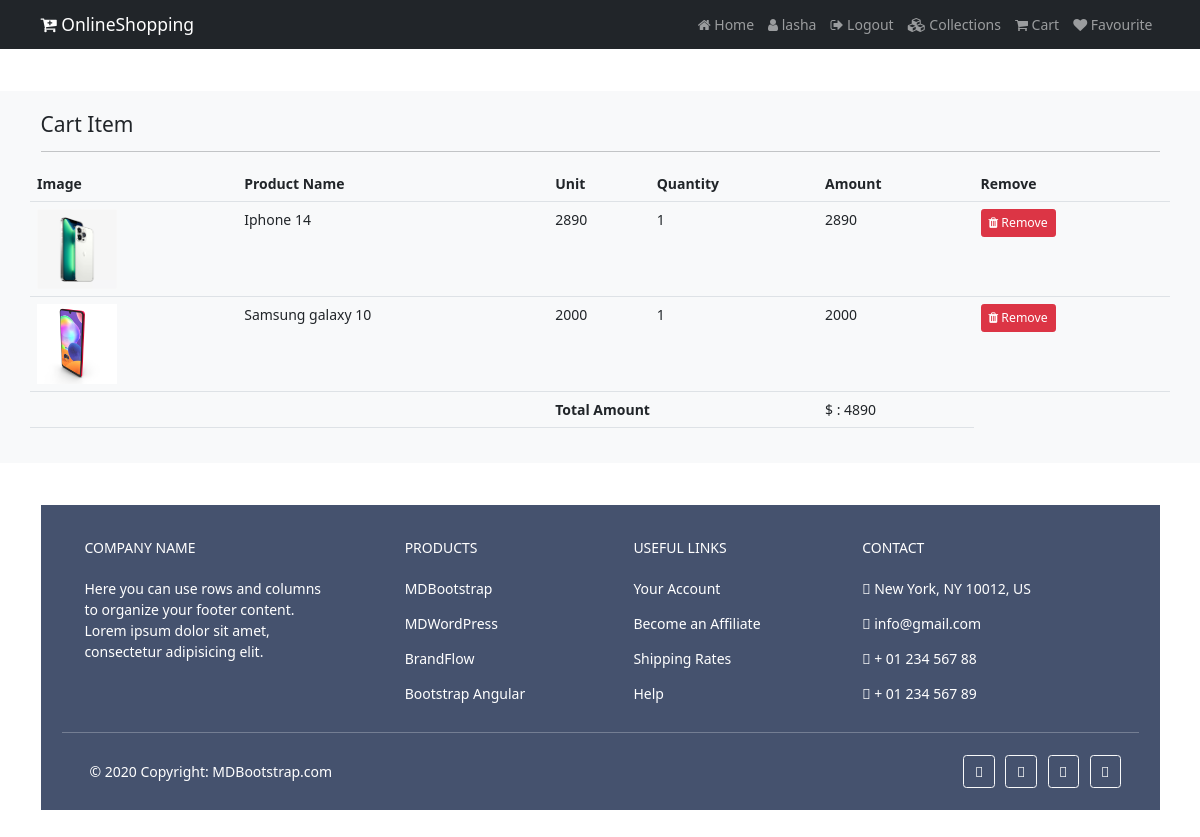
The app's page /cart (signed in) with its own data.
### shop/models.py (models this page shows, shortened)
class Cart(models.Model):
    user = models.ForeignKey(User, on_delete=models.CASCADE)
    product = models.ForeignKey(Product, on_delete=models.CASCADE)
    product_qty = models.IntegerField(null=False, blank=False)
    created_at = models.DateTimeField(auto_now_add=True)
    @property
    def total_cost(self):
        return self.product_qty*self.product.selling_price

class Product(models.Model):
    category = models.ForeignKey(Category, on_delete=models.CASCADE)
    name = models.CharField(max_length=150, null=False, blank=False)
    vendor = models.CharField(max_length=150, null=False, blank=False)
    product_image = models.ImageField(
        upload_to=getFileName, null=True, blank=True)
    quantity = models.IntegerField(null=False, blank=False)
    original_price = models.FloatField(null=False, blank=False)
    selling_price = models.FloatField(null=False, blank=False)
    description = models.TextField(max_length=500, null=False, blank=False)
    status = models.BooleanField(default=False, help_text="0-show,1-Hidden")
    trending = models.BooleanField(
        default=False, help_text="0-default,1-trending")
    created_at = models.DateTimeField(auto_now_add=True)

### shop/views.py (the view)
# urls.py: path('cart', views.cart_page, name='cart'),
def cart_page(request):
    if request.user.is_authenticated:
        cart = Cart.objects.filter(user=request.user)
        context = {'cart': cart}
        return render(request, 'shop/cart.html', context)
    else:
        return redirect("/")

### shop/templates/shop/cart.html (shortened to what this page needs)
{% extends 'shop/layouts/main.html' %}
{% block content %}
<section class="bg-light py-4 my-5">
    <div class="container">
        <div class="row">
            <div class="col-12">
                <h4 class="mb-3">Cart Item</h4>
                <hr style="border-color:b8bfc2">
            </div>
            <table class="table table-border">
                <tr>
                    <th>Image</th>
                    <th>Product Name</th>
                    <th>Unit</th>
                    <th>Quantity</th>
                    <th>Amount</th>
                    <th>Remove</th>
                </tr>
                {% for item in cart %}
                <tr>
                    <td><img src="{{item.product.product_image.url}}" height="80px" alt=""></td>
                    <td>{{item.product.name}}</td>
                    <td>{{item.product.selling_price | stringformat:'d'}}</td>
                    <td>{{item.product_qty}}</td>
                    <td class="amt">{{item.total_cost | stringformat:'d'}}</td>
                    <td><a href="{% url 'remove_cart' item.id %}" onclick="return confirm('Are you sure to Remove')"
                            class="btn btn-danger btn-sm"><i class="fa fa-trash"></i> Remove</a></td>
                </tr>
                {% endfor %}
                <tr>
                    <td></td>
                    <td></td>
                    <td colspan="2"><b>Total Amount</b></td>
                    <td id="net">0</td>
                </tr>
            </table>
        </div>
    </div>
</section>
{% endblock content %}

### shop/templates/shop/inc/navbar.html (shortened to what this page needs)
<nav class="navbar navbar-expand-lg navbar-dark bg-dark">
    <div class="container">
        <a class="navbar-brand" href="{% url 'home' %}"><i class="fa fa-cart-plus"></i> OnlineShopping</a>
        <div class="collapse navbar-collapse" id="navbarNav">
            <div class="navbar-nav ms-auto">
                <a class="nav-link" aria-current="page" href="{% url 'home' %}"><i class="fa fa-home"></i> Home</a>
                {% if request.user.is_authenticated %}
                <a class="nav-link" aria-current="page" href="#"><i class="fa fa-user"></i> {{request.user}}</a>
                <a class="nav-link" aria-current="page" href="{% url 'logout' %}"><i class="fa fa-sign-out"></i>
                    Logout</a>
                {% else %}
                <a class="nav-link" href="{% url 'login' %}"><i class="fa fa-sign-in"></i> Login</a>
                <a class="nav-link" href="{% url 'register' %}"><i class="fa fa-users"></i> Register</a>
                {% endif %}
                <a class="nav-link" href="{% url 'collections' %}"><i class="fa fa-cubes"></i> Collections</a>
                <a class="nav-link" href="{% url 'cart' %}"><i class="fa fa-shopping-cart"></i> Cart</a>
                <a class="nav-link" href="{% url 'favviewpage' %}"><i class="fa fa-heart"></i> Favourite</a>
            </div>
        </div>
    </div>
</nav>

### static/css/style.css (style rules this page uses)
html { font-size: 14px; }
a { text-decoration: none; }

### records on screen
Cart: product.product_image (picture), product.name "Iphone 14", product.selling_price "2890", product_qty "1", total_cost "2890"
Cart: product.product_image (picture), product.name "Samsung galaxy 10", product.selling_price "2000", product_qty "1", total_cost "2000"

### other values on screen
{{ request.user }} "lasha"
